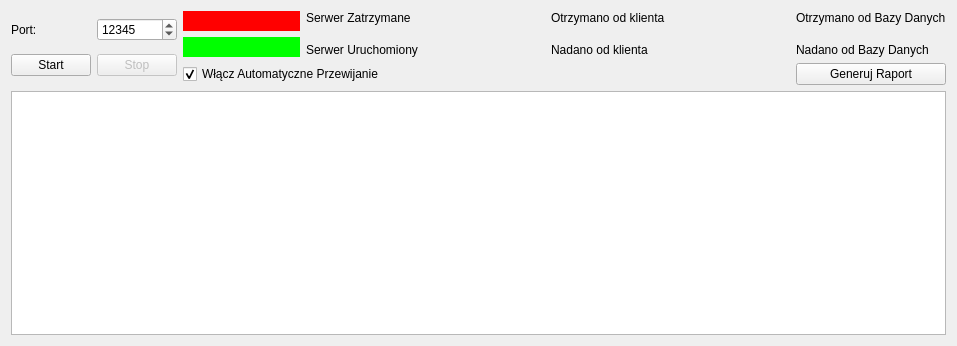
<?xml version="1.0" encoding="UTF-8"?>
<ui version="4.0">
 <class>MainWindow</class>
 <widget class="QMainWindow" name="MainWindow">
  <property name="geometry">
   <rect>
    <x>0</x>
    <y>0</y>
    <width>957</width>
    <height>346</height>
   </rect>
  </property>
  <property name="windowTitle">
   <string>Aplikacja Serwerowa</string>
  </property>
  <property name="documentMode">
   <bool>false</bool>
  </property>
  <property name="tabShape">
   <enum>QTabWidget::Rounded</enum>
  </property>
  <widget class="QWidget" name="centralWidget">
   <layout class="QGridLayout" name="gridLayout">
    <item row="0" column="0" rowspan="3">
     <layout class="QVBoxLayout" name="verticalLayout">
      <item>
       <layout class="QHBoxLayout" name="horizontalLayout">
        <item>
         <widget class="QLabel" name="label">
          <property name="text">
           <string>Port:</string>
          </property>
         </widget>
        </item>
        <item>
         <widget class="QSpinBox" name="portBox">
          <property name="minimum">
           <number>1024</number>
          </property>
          <property name="maximum">
           <number>62000</number>
          </property>
          <property name="value">
           <number>12345</number>
          </property>
         </widget>
        </item>
       </layout>
      </item>
      <item>
       <layout class="QHBoxLayout" name="horizontalLayout_2">
        <item>
         <widget class="QPushButton" name="Button1">
          <property name="text">
           <string>Start</string>
          </property>
         </widget>
        </item>
        <item>
         <widget class="QPushButton" name="Button2">
          <property name="enabled">
           <bool>false</bool>
          </property>
          <property name="text">
           <string>Stop</string>
          </property>
         </widget>
        </item>
       </layout>
      </item>
     </layout>
    </item>
    <item row="0" column="1">
     <widget class="QLabel" name="label_2">
      <property name="styleSheet">
       <string notr="true">background-color: rgb(255, 0, 0);</string>
      </property>
      <property name="text">
       <string/>
      </property>
     </widget>
    </item>
    <item row="0" column="2" rowspan="2">
     <layout class="QVBoxLayout" name="verticalLayout_3">
      <property name="spacing">
       <number>18</number>
      </property>
      <item>
       <widget class="QLabel" name="label_8">
        <property name="text">
         <string>Serwer Zatrzymane</string>
        </property>
       </widget>
      </item>
      <item>
       <widget class="QLabel" name="label_9">
        <property name="text">
         <string>Serwer Uruchomiony</string>
        </property>
       </widget>
      </item>
     </layout>
    </item>
    <item row="0" column="3">
     <widget class="QLabel" name="label_4">
      <property name="styleSheet">
       <string notr="true">background-color: &quot;orange&quot;;</string>
      </property>
      <property name="text">
       <string/>
      </property>
     </widget>
    </item>
    <item row="0" column="4" rowspan="2">
     <layout class="QVBoxLayout" name="verticalLayout_2">
      <property name="spacing">
       <number>18</number>
      </property>
      <item>
       <widget class="QLabel" name="label_10">
        <property name="text">
         <string>Otrzymano od klienta</string>
        </property>
       </widget>
      </item>
      <item>
       <widget class="QLabel" name="label_11">
        <property name="text">
         <string>Nadano od klienta</string>
        </property>
       </widget>
      </item>
     </layout>
    </item>
    <item row="0" column="5">
     <widget class="QLabel" name="label_7">
      <property name="styleSheet">
       <string notr="true">background-color: &quot;yellow&quot;;</string>
      </property>
      <property name="text">
       <string/>
      </property>
     </widget>
    </item>
    <item row="0" column="6" rowspan="2">
     <layout class="QVBoxLayout" name="verticalLayout_5">
      <property name="spacing">
       <number>18</number>
      </property>
      <item>
       <widget class="QLabel" name="label_14">
        <property name="text">
         <string>Otrzymano od Bazy Danych</string>
        </property>
       </widget>
      </item>
      <item>
       <widget class="QLabel" name="label_15">
        <property name="text">
         <string>Nadano od Bazy Danych</string>
        </property>
       </widget>
      </item>
     </layout>
    </item>
    <item row="1" column="1">
     <widget class="QLabel" name="label_3">
      <property name="styleSheet">
       <string notr="true">background-color: rgb(0, 255, 0);</string>
      </property>
      <property name="text">
       <string/>
      </property>
     </widget>
    </item>
    <item row="1" column="3">
     <widget class="QLabel" name="label_5">
      <property name="styleSheet">
       <string notr="true">background-color: &quot;blue&quot;;</string>
      </property>
      <property name="text">
       <string/>
      </property>
     </widget>
    </item>
    <item row="1" column="5">
     <widget class="QLabel" name="label_6">
      <property name="styleSheet">
       <string notr="true">background-color: &quot;violet&quot;;</string>
      </property>
      <property name="text">
       <string/>
      </property>
     </widget>
    </item>
    <item row="2" column="1" colspan="3">
     <widget class="QCheckBox" name="checkBox">
      <property name="autoFillBackground">
       <bool>false</bool>
      </property>
      <property name="text">
       <string>Włącz Automatyczne Przewijanie</string>
      </property>
      <property name="iconSize">
       <size>
        <width>20</width>
        <height>20</height>
       </size>
      </property>
      <property name="checked">
       <bool>true</bool>
      </property>
      <property name="tristate">
       <bool>false</bool>
      </property>
     </widget>
    </item>
    <item row="3" column="0" colspan="7">
     <widget class="QTextEdit" name="Text1">
      <property name="styleSheet">
       <string notr="true"/>
      </property>
      <property name="frameShadow">
       <enum>QFrame::Raised</enum>
      </property>
      <property name="readOnly">
       <bool>true</bool>
      </property>
      <property name="placeholderText">
       <string/>
      </property>
     </widget>
    </item>
    <item row="2" column="6">
     <widget class="QPushButton" name="Button3">
      <property name="text">
       <string>Generuj Raport</string>
      </property>
     </widget>
    </item>
   </layout>
  </widget>
 </widget>
 <layoutdefault spacing="6" margin="11"/>
 <resources/>
 <connections/>
</ui>
